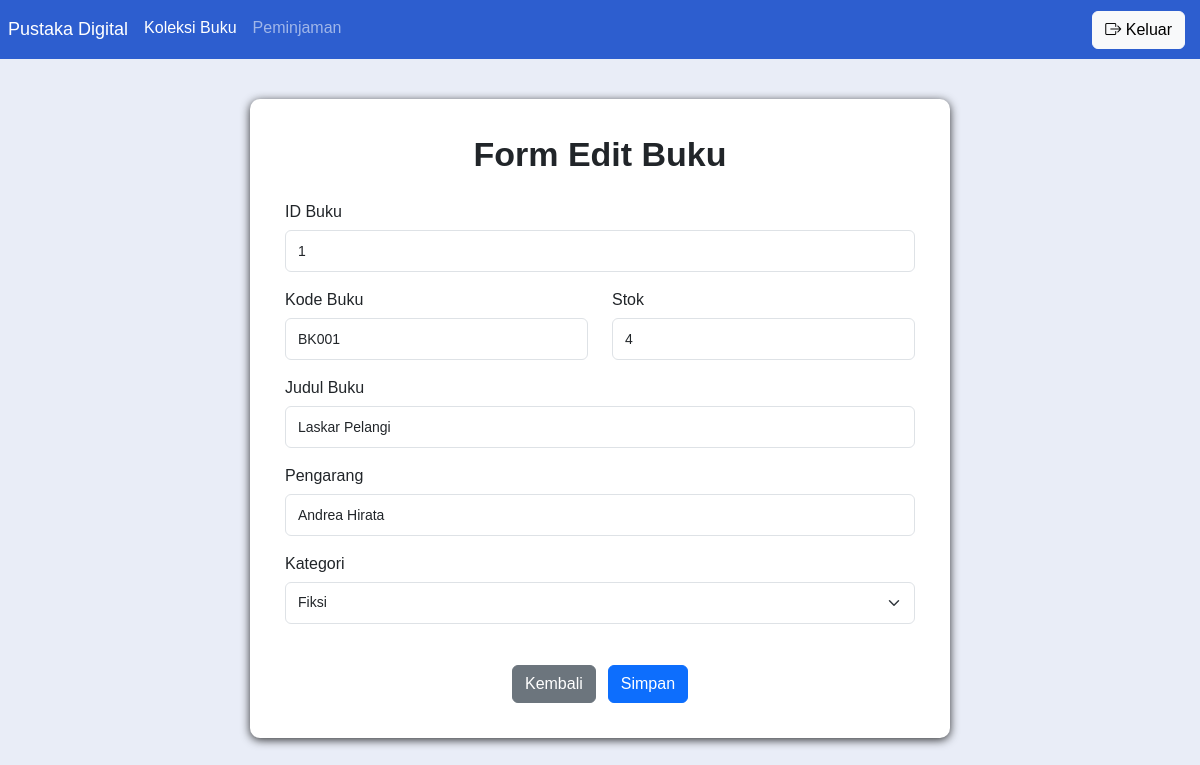
Screenshot of /editBuku.php?id=1 (signed in) with the database file from the repository.
### tables this page shows
CREATE TABLE `buku` (
  `id_buku` int(11) NOT NULL,
  `kode_buku` varchar(20) NOT NULL,
  `judul_buku` varchar(50) NOT NULL,
  `pengarang` varchar(40) NOT NULL,
  `kategori` varchar(20) NOT NULL,
  `stok` int(11) NOT NULL DEFAULT 0
);

### editBuku.php (the view, shortened to what this page needs)
<?php
include 'koneksi.php';
$id = isset($_GET['id']) ? $_GET['id'] : $_POST['id_buku'];
$query = mysqli_query($koneksi, "SELECT * FROM buku WHERE id_buku='$id'");
$buku = mysqli_fetch_assoc($query);
?>
<!DOCTYPE html>
<html lang="id">
<head>
    <link href="https://cdn.jsdelivr.net/npm/bootstrap@5.3.3/dist/css/bootstrap.min.css" rel="stylesheet">
    <link href="https://cdn.jsdelivr.net/npm/bootstrap-icons@1.11.3/font/bootstrap-icons.css" rel="stylesheet">
    <link href="ubah.css" rel="stylesheet">
</head>
<body class="koleksi">
<nav class="navbar navbar-expand-lg navbar-dark warnaNavbar">
    <div class="collapse navbar-collapse" id="navbarSupportedContent">
      <ul class="navbar-nav me-auto mb-2 mb-lg-0">
        <li class="nav-item pustaka">
          <a class="nav-link active" aria-current="page" href="#">Pustaka Digital</a>
        </li>
        <li class="nav-item">
          <a class="nav-link active" aria-current="page" href="koleksiBuku.php">Koleksi Buku</a>
        </li>
        <li class="nav-item">
          <a class="nav-link" aria-current="page" href="peminjaman.php">Peminjaman</a>
        </li>
      </ul>
        <div class="d-flex keluar">
                <a href="logout.php" class="btn btn-light">
                    <i class="bi bi-box-arrow-right"></i> Keluar
                </a>
            </div>
    </div>
</nav>
<div class="formEdit">
    <div class="text-center mb-4">
        <h3 class="judulEdit">Form Edit Buku</h3>
    </div>
    <form method="POST">
            <div class="row">
                <div class="mb-3">
                    <label class="form-label">ID Buku</label>
                    <input type="text" class="form-control" value="<?php echo $buku['id_buku']; ?>" readonly>
                </div>
                <div class="col-md-6 mb-3">
                    <label class="form-label">Kode Buku</label>
                    <input type="text" name="kode_buku" class="form-control"
                        value="<?php echo $buku['kode_buku']; ?>" required>
                </div>
                <div class="col-md-6 mb-3">
                    <label class="form-label">Stok</label>
                    <input type="number" name="stok" class="form-control"
                        value="<?php echo $buku['stok']; ?>" min="0" required>
                </div>
                <div class="mb-3">
                    <label class="form-label">Judul Buku</label>
                    <input type="text" name="judul_buku" class="form-control"
                        value="<?php echo $buku['judul_buku']; ?>" required>
                </div>
                <div class="mb-3">
                    <label class="form-label">Pengarang</label>
                    <input type="text" name="pengarang" class="form-control"
                        value="<?php echo $buku['pengarang']; ?>" required>
                </div>
                <div class="mb-3">
                    <label class="form-label">Kategori</label>
                    <select name="kategori" class="form-select" required>
                        <option value="Fiksi" <?php echo ($buku['kategori']=='Fiksi')?'selected':''; ?>>Fiksi</option>
                    </select>
                </div>
                        <div class="formButton">
                            <a href="koleksiBuku.php" class="btn btn-secondary">Kembali</a>
                            <button type="submit" class="btn btn-primary">Simpan</button>
                        </div>
                </div>
    </form>
</div>
</body>
</html>

### ubah.css (style rules this page uses)
body { background-color: #2d5ecf; font-family: Arial, Helvetica, sans-serif; }
.warnaNavbar { background-color: #2d5ecf; }
.pustaka { font-size: large; }
.koleksi { background-color: #e9edf7; }
.judulEdit { text-align: center; font-size: 34px; font-weight: bold; margin-bottom: 25px; }
.form-label { font-weight: 500px; margin-bottom: 6px; }
.form-control, .form-select { border-radius: 6px; height: 42px; font-size: 14px; }
.formEdit { width: 700px; margin: 40px auto; background-color: white; padding: 35px; border-radius: 10px; box-shadow: 0 2px 10px rgba(0,0,0,0.8); }
.formButton { display: flex; justify-content: center; gap: 12px; margin-top: 25px; }
.keluar { margin-right: 15px; }

### rows the page displays
buku: id_buku "1", kode_buku "BK001", stok "4", judul_buku "Laskar Pelangi", pengarang "Andrea Hirata", kategori "Fiksi"
